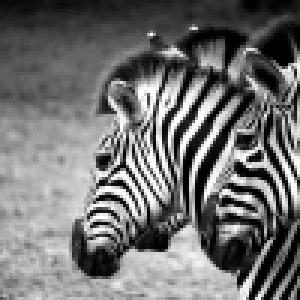
#> input picture part2/A.png, 100 x 100 px (shown 3 times larger)
$ python part2_b.py
#> lines starting #> are read from the running program, lines starting #| are printed output that depends on the picture
import matplotlib.pyplot as plt
import cv2


def main():
    image = cv2.imread('A.png')
#> image is the input picture: shape (100, 100, 3); min 0, max 255, mean 112.6
    values = image.mean(axis=2).flatten()
#> values = 10000 values, max 255 at index 3050, min 0 at index 82, mean 112.6
    plt.hist(values, 20)
    plt.xlim([0, 255])
    plt.savefig('result_b.png')
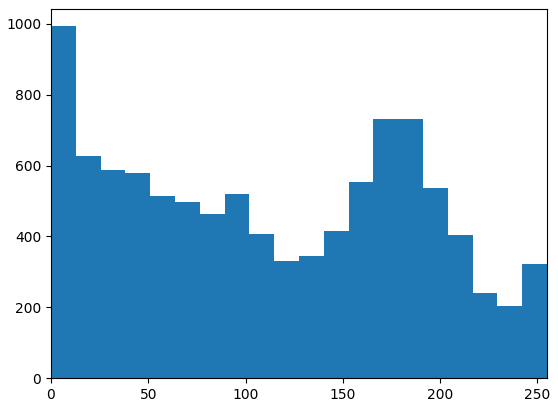
#> figure drawn by matplotlib, 1 panel; tallest bar 993 high, from x = 0 to 12.75
    print("\n\"result_b.png\" has been created successfully!")
    plt.show()


if __name__ == "__main__":
    main()
